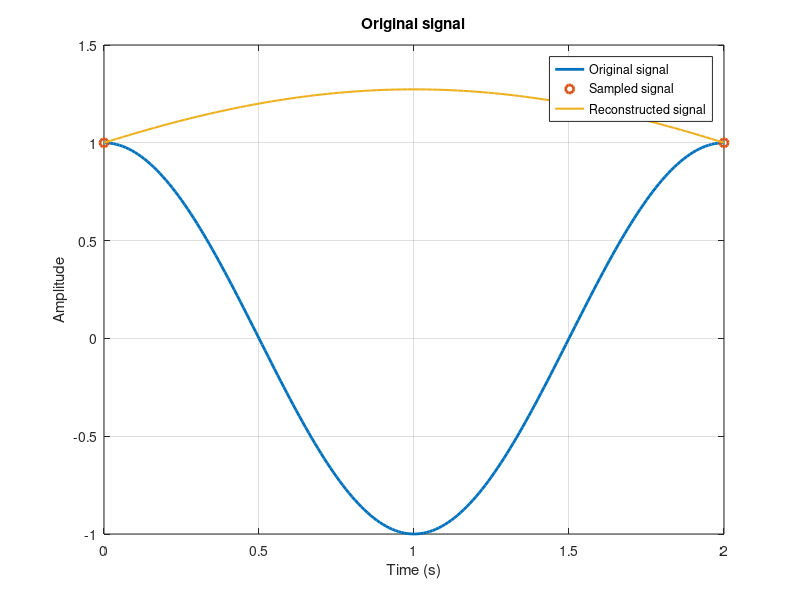
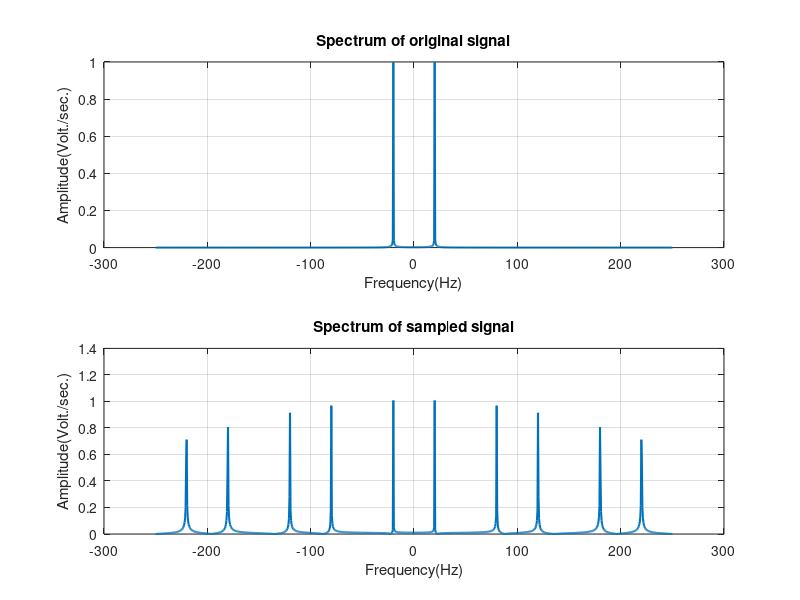

The MATLAB script that drew these images, in order:
%% *Aliasing*
%% Clear the workspace
close all;
clear;
clc;

%% What is aliasing?
% *Nyquist-Shannon sampling theorem:* If a function $x(t)$ contains no frequencies
% higher than $B$ Hz, it is completely determined by giving its ordinates at a
% series of points spaced $1/(2B)$ seconds apart.
%
% *Proof:* Let $x(t)$ be a bandlimited function with Fourier transform $X(f)$.
% Then $X(f)$ is zero for $|f| > B$. $x_s(t) = x(t) \cdot s(t)$ is the sampled
% version of $x(t)$, where $s(t)$ is a train of impulses spaced $T_s$ seconds
% apart. The Fourier transform of $x_s(t)$ is $X_s(f) = X(f) * S(f)$, where $S(f)$
% is the Fourier transform of $s(t)$. $S(f)$ is a train of impulses spaced
% $1/T_s Hz$ apart. As log as the $X(f)$ is zero for $|f| > B$, $X_s(f)$ is
% a train of $X(f)$ spaced $1/T_s$ Hz apart. If $T_s = 1/(2B)$, then the $X(f)$s in
% $X_s(f)$ are spaced $1/(2B)$ Hz apart, and $X_s(f)$ contains all the information
% in $X(f)$. Therefore, $x_s(t)$ contains all the information in $x(t)$.
%
% *Aliasing:* If $x(t)$ is not bandlimited, then $X(f)$ is not zero for $|f| > B$ or
% $T_s > 1/(2B)$. In this case, $X_s(f)$ is not a train of $X(f)$ spaced $1/T_s$
% Hz apart. The $X(f)s$ in $X_s(f)$ overlap, and $X_s(f)$ does not contain all
% the information in $X(f)$. Therefore, $x_s(t)$ does not contain all the
% information in $x(t)$. This is called aliasing.
%
% *Reconstruction:* If $x(t)$ is bandlimited, then $x(t)$ can be reconstructed
% from $x_s(t)$ by passing $x_s(t)$ through a lowpass filter with cutoff
% frequency $B$ Hz. This is called reconstruction.
%
% The filter only filters one period of the sampled signal in the frequency
% domain. The filter is a sinc function in the time domain. The sinc function
% has infinite duration. Therefore, the filter cannot be implemented in practice.
% Instead, a practical filter is used. The practical filter is a windowed sinc
% function. The windowed sinc function has finite duration. The windowed sinc
% function is called a *reconstruction filter*.

%% Aliasing in the time domain
% In time domain we sample the signal at a rate $f_s$ and we get the sampled
% signal $x_s(t)$. The sampled signal is a train of impulses spaced $1/f_s$
% seconds apart. The sampled signal is a multiplication of the original signal
% $x(t)$ and the train of impulses $s(t)$.
%
% We don't need to multiply the signal with the train of impulses. We just need
% to sample the signal at a rate $f_s$ and we get the sampled signal $x_s(t)$.
%
% In this example, we sample a sinusoid at a rate $f_s = 1$ Hz. The sinusoid
% frequency is $f = 0.5$ Hz. The sampled signal is a train of impulses spaced
% $1/f_s = 1$ seconds apart.

fs = 100;
t = 0:1/fs:2;
f0 = 0.5;
x_original = cos(2*pi*f0*t);

fs_low = 0.5;
t_sampled = 0:1/fs_low:2;
x_sampled = cos(2*pi*f0*t_sampled);

figure('Name', 'Aliasing in the time domain');
plot(t, x_original, 'LineWidth', 2);
xlabel('Time (s)');
ylabel('Amplitude');
title('Original signal');
grid on;
hold on;
plot(t_sampled, x_sampled, 'o','LineWidth', 2);
legend('Original signal', 'Sampled signal');
%%%
% To reconstruct the signal with higher resolution, we need to add more samples.
% we add some zero samples between the |x_sampled|. we define a variable called
% |prc_rate| which is the rate of precision. The higher the |prc_rate|
% the higher the precision of reconstruction.
%
% We define the time vector $t_1$ with higher resolution. We define the signal
% $x_1$ with higher resolution. We add the samples of |x_sampled| to $x_1$ with
% the rate of |prc_rate|. We add the zero samples to $x_1$ with the rate of
% |prc_rate|. We define the sinc function $h$ with higher resolution.
%
% We can see the aliasing in the reconstructed signal. The reconstructed signal
% is not the same as the original signal.
prc_rate = 100;
t1 = -2:1 / (prc_rate * fs_low):2;
x1 = zeros(1, (length(t1) + 1) / 2);
x1(1:prc_rate:end) = x_sampled;

h = sinc(fs_low * t1);
y = conv(x1, h, 'same');

plot(t1((length(t1) + 1) / 2:end), y, 'LineWidth', 1.5);
legend('Original signal', 'Sampled signal', 'Reconstructed signal')

%% Aliasing in frequency domain
% In frequency domain we should check the spectrum of the signal. and the
% spectrum of the sampled signal. The spectrum of the sampled signal should be
% the periodic repetition of the spectrum of the original signal. If the
% sampling rate is lower than the Nyquist rate, the spectrum of the sampled
% signal will overlap with the spectrum of the original signal. This is called
% aliasing.
fs = 500;
Ts = 1/500;

t = -1:Ts:1;
f0 = 20;
x = cos(2*pi*f0*t);
N = length(x);
sampling_frq = 100;

f_axis = linspace(-fs / 2, fs / 2, N);
FT_x = fftshift(fft(x))/fs;
sampled_signal = zeros(1, N);
sampled_signal(1:fs / sampling_frq:end) = x(1:fs / sampling_frq:end);
FT_sampled_signal = 1 / sampling_frq * fftshift(fft(sampled_signal));
figure('Name', 'Aliasing in frequency domain');
subplot(2, 1, 1);
plot(f_axis, abs(FT_x), 'LineWidth', 1.5);
xlabel('Frequency(Hz)');
ylabel('Amplitude(Volt./sec.)');
title('Spectrum of original signal');
grid on;
subplot(2, 1, 2);
plot(f_axis, abs(FT_sampled_signal), 'LineWidth', 1.5);
xlabel('Frequency(Hz)');
ylabel('Amplitude(Volt./sec.)');
title('Spectrum of sampled signal');
grid on;
